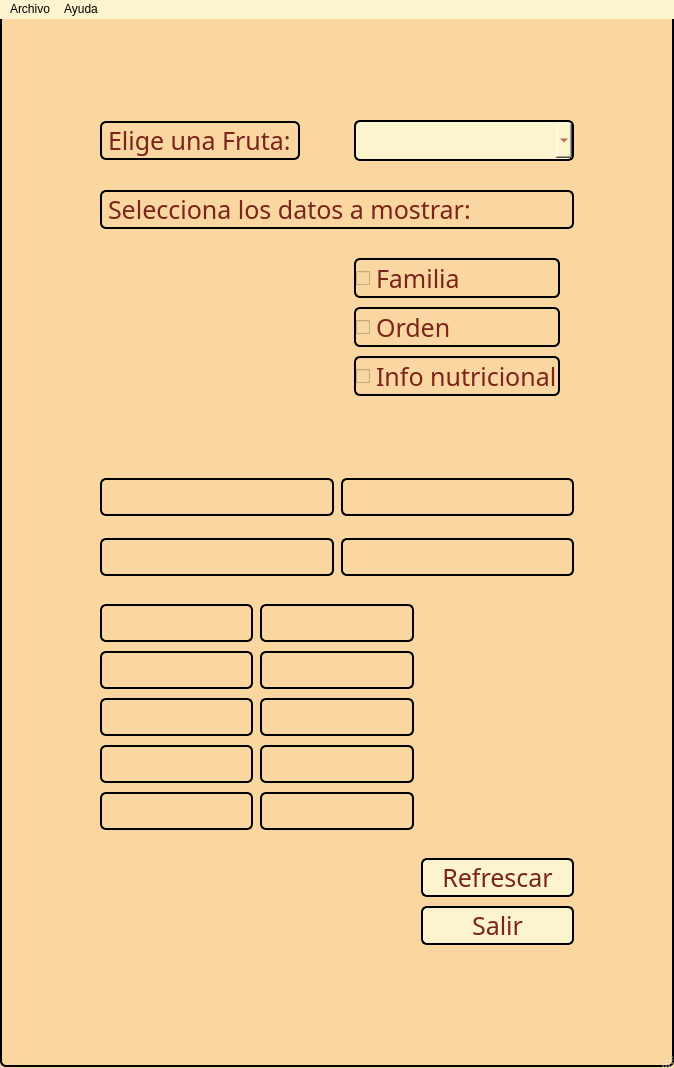
<?xml version="1.0" encoding="UTF-8"?>
<ui version="4.0">
 <class>MainWindow</class>
 <widget class="QMainWindow" name="MainWindow">
  <property name="windowModality">
   <enum>Qt::NonModal</enum>
  </property>
  <property name="geometry">
   <rect>
    <x>0</x>
    <y>0</y>
    <width>603</width>
    <height>1047</height>
   </rect>
  </property>
  <property name="sizePolicy">
   <sizepolicy hsizetype="Expanding" vsizetype="Expanding">
    <horstretch>0</horstretch>
    <verstretch>0</verstretch>
   </sizepolicy>
  </property>
  <property name="palette">
   <palette>
    <active>
     <colorrole role="WindowText">
      <brush brushstyle="SolidPattern">
       <color alpha="255">
        <red>123</red>
        <green>36</green>
        <blue>28</blue>
       </color>
      </brush>
     </colorrole>
     <colorrole role="Button">
      <brush brushstyle="SolidPattern">
       <color alpha="255">
        <red>250</red>
        <green>215</green>
        <blue>160</blue>
       </color>
      </brush>
     </colorrole>
     <colorrole role="Text">
      <brush brushstyle="SolidPattern">
       <color alpha="255">
        <red>123</red>
        <green>36</green>
        <blue>28</blue>
       </color>
      </brush>
     </colorrole>
     <colorrole role="ButtonText">
      <brush brushstyle="SolidPattern">
       <color alpha="255">
        <red>123</red>
        <green>36</green>
        <blue>28</blue>
       </color>
      </brush>
     </colorrole>
     <colorrole role="Base">
      <brush brushstyle="SolidPattern">
       <color alpha="255">
        <red>250</red>
        <green>215</green>
        <blue>160</blue>
       </color>
      </brush>
     </colorrole>
     <colorrole role="Window">
      <brush brushstyle="SolidPattern">
       <color alpha="255">
        <red>250</red>
        <green>215</green>
        <blue>160</blue>
       </color>
      </brush>
     </colorrole>
     <colorrole role="AlternateBase">
      <brush brushstyle="SolidPattern">
       <color alpha="255">
        <red>255</red>
        <green>219</green>
        <blue>174</blue>
       </color>
      </brush>
     </colorrole>
    </active>
    <inactive>
     <colorrole role="WindowText">
      <brush brushstyle="SolidPattern">
       <color alpha="255">
        <red>123</red>
        <green>36</green>
        <blue>28</blue>
       </color>
      </brush>
     </colorrole>
     <colorrole role="Button">
      <brush brushstyle="SolidPattern">
       <color alpha="255">
        <red>250</red>
        <green>215</green>
        <blue>160</blue>
       </color>
      </brush>
     </colorrole>
     <colorrole role="Text">
      <brush brushstyle="SolidPattern">
       <color alpha="255">
        <red>123</red>
        <green>36</green>
        <blue>28</blue>
       </color>
      </brush>
     </colorrole>
     <colorrole role="ButtonText">
      <brush brushstyle="SolidPattern">
       <color alpha="255">
        <red>123</red>
        <green>36</green>
        <blue>28</blue>
       </color>
      </brush>
     </colorrole>
     <colorrole role="Base">
      <brush brushstyle="SolidPattern">
       <color alpha="255">
        <red>250</red>
        <green>215</green>
        <blue>160</blue>
       </color>
      </brush>
     </colorrole>
     <colorrole role="Window">
      <brush brushstyle="SolidPattern">
       <color alpha="255">
        <red>250</red>
        <green>215</green>
        <blue>160</blue>
       </color>
      </brush>
     </colorrole>
     <colorrole role="AlternateBase">
      <brush brushstyle="SolidPattern">
       <color alpha="255">
        <red>255</red>
        <green>219</green>
        <blue>174</blue>
       </color>
      </brush>
     </colorrole>
    </inactive>
    <disabled>
     <colorrole role="WindowText">
      <brush brushstyle="SolidPattern">
       <color alpha="255">
        <red>123</red>
        <green>36</green>
        <blue>28</blue>
       </color>
      </brush>
     </colorrole>
     <colorrole role="Button">
      <brush brushstyle="SolidPattern">
       <color alpha="255">
        <red>250</red>
        <green>215</green>
        <blue>160</blue>
       </color>
      </brush>
     </colorrole>
     <colorrole role="Text">
      <brush brushstyle="SolidPattern">
       <color alpha="255">
        <red>123</red>
        <green>36</green>
        <blue>28</blue>
       </color>
      </brush>
     </colorrole>
     <colorrole role="ButtonText">
      <brush brushstyle="SolidPattern">
       <color alpha="255">
        <red>123</red>
        <green>36</green>
        <blue>28</blue>
       </color>
      </brush>
     </colorrole>
     <colorrole role="Base">
      <brush brushstyle="SolidPattern">
       <color alpha="255">
        <red>250</red>
        <green>215</green>
        <blue>160</blue>
       </color>
      </brush>
     </colorrole>
     <colorrole role="Window">
      <brush brushstyle="SolidPattern">
       <color alpha="255">
        <red>250</red>
        <green>215</green>
        <blue>160</blue>
       </color>
      </brush>
     </colorrole>
     <colorrole role="AlternateBase">
      <brush brushstyle="SolidPattern">
       <color alpha="255">
        <red>255</red>
        <green>219</green>
        <blue>174</blue>
       </color>
      </brush>
     </colorrole>
    </disabled>
   </palette>
  </property>
  <property name="windowTitle">
   <string>MainWindow</string>
  </property>
  <property name="windowOpacity">
   <double>100.000000000000000</double>
  </property>
  <property name="layoutDirection">
   <enum>Qt::LeftToRight</enum>
  </property>
  <property name="autoFillBackground">
   <bool>false</bool>
  </property>
  <property name="styleSheet">
   <string notr="true">QLabel, QCheckBox, QComboBox, QPushButton, QMainWindow {
	font-family: solid San-Serif;
	font-size:25px;
	color: #7B241C;
	background: #FAD7A0;
	margin: 1 px;
	border: 2px solid black;
	border-radius: 6px;
}

QLabel#familiaValue, #ordenValue, #hidratosValue, #azucaresValue, #proteinasValue,
#grasasValue, #caloriasValue {
	font-style: italic;
}

QComboBox, QPushButton, QMenuBar  {
    background: #FCF3CF;
}

QCheckBox:hover:checked {
	color: #8E44AD;
}</string>
  </property>
  <widget class="QWidget" name="centralwidget">
   <property name="sizePolicy">
    <sizepolicy hsizetype="Expanding" vsizetype="Minimum">
     <horstretch>0</horstretch>
     <verstretch>0</verstretch>
    </sizepolicy>
   </property>
   <property name="mouseTracking">
    <bool>false</bool>
   </property>
   <property name="layoutDirection">
    <enum>Qt::LeftToRight</enum>
   </property>
   <layout class="QHBoxLayout" name="horizontalLayout" stretch="0">
    <property name="spacing">
     <number>8</number>
    </property>
    <property name="sizeConstraint">
     <enum>QLayout::SetFixedSize</enum>
    </property>
    <property name="leftMargin">
     <number>100</number>
    </property>
    <property name="topMargin">
     <number>100</number>
    </property>
    <property name="rightMargin">
     <number>100</number>
    </property>
    <property name="bottomMargin">
     <number>100</number>
    </property>
    <item>
     <layout class="QVBoxLayout" name="verticalLayout" stretch="0,0,0,0,0,0,0,0">
      <property name="spacing">
       <number>7</number>
      </property>
      <property name="sizeConstraint">
       <enum>QLayout::SetDefaultConstraint</enum>
      </property>
      <item>
       <layout class="QGridLayout" name="gridLayout_3">
        <property name="sizeConstraint">
         <enum>QLayout::SetFixedSize</enum>
        </property>
        <item row="5" column="2">
         <widget class="QCheckBox" name="familia">
          <property name="sizePolicy">
           <sizepolicy hsizetype="Minimum" vsizetype="Fixed">
            <horstretch>0</horstretch>
            <verstretch>0</verstretch>
           </sizepolicy>
          </property>
          <property name="text">
           <string>Familia</string>
          </property>
         </widget>
        </item>
        <item row="0" column="2" colspan="3">
         <widget class="QComboBox" name="listaFrutas">
          <property name="sizePolicy">
           <sizepolicy hsizetype="Minimum" vsizetype="Fixed">
            <horstretch>0</horstretch>
            <verstretch>0</verstretch>
           </sizepolicy>
          </property>
         </widget>
        </item>
        <item row="0" column="0">
         <widget class="QLabel" name="eleccionFruta">
          <property name="sizePolicy">
           <sizepolicy hsizetype="Minimum" vsizetype="Fixed">
            <horstretch>0</horstretch>
            <verstretch>0</verstretch>
           </sizepolicy>
          </property>
          <property name="text">
           <string>Elige una Fruta:</string>
          </property>
         </widget>
        </item>
        <item row="0" column="1">
         <spacer name="horizontalSpacer_3">
          <property name="orientation">
           <enum>Qt::Horizontal</enum>
          </property>
          <property name="sizeHint" stdset="0">
           <size>
            <width>40</width>
            <height>20</height>
           </size>
          </property>
         </spacer>
        </item>
        <item row="2" column="0">
         <spacer name="horizontalSpacer">
          <property name="orientation">
           <enum>Qt::Horizontal</enum>
          </property>
          <property name="sizeHint" stdset="0">
           <size>
            <width>40</width>
            <height>20</height>
           </size>
          </property>
         </spacer>
        </item>
        <item row="4" column="0">
         <spacer name="horizontalSpacer_2">
          <property name="orientation">
           <enum>Qt::Horizontal</enum>
          </property>
          <property name="sizeHint" stdset="0">
           <size>
            <width>40</width>
            <height>20</height>
           </size>
          </property>
         </spacer>
        </item>
        <item row="7" column="2">
         <widget class="QCheckBox" name="infoNutricional">
          <property name="text">
           <string>Info nutricional</string>
          </property>
         </widget>
        </item>
        <item row="6" column="2">
         <widget class="QCheckBox" name="orden">
          <property name="text">
           <string>Orden</string>
          </property>
         </widget>
        </item>
        <item row="3" column="0" colspan="5">
         <widget class="QLabel" name="eleccionCheckBox">
          <property name="sizePolicy">
           <sizepolicy hsizetype="Minimum" vsizetype="Fixed">
            <horstretch>0</horstretch>
            <verstretch>0</verstretch>
           </sizepolicy>
          </property>
          <property name="text">
           <string>Selecciona los datos a mostrar:</string>
          </property>
         </widget>
        </item>
       </layout>
      </item>
      <item>
       <spacer name="verticalSpacer_3">
        <property name="orientation">
         <enum>Qt::Vertical</enum>
        </property>
        <property name="sizeHint" stdset="0">
         <size>
          <width>17</width>
          <height>13</height>
         </size>
        </property>
       </spacer>
      </item>
      <item>
       <spacer name="horizontalSpacer_4">
        <property name="orientation">
         <enum>Qt::Horizontal</enum>
        </property>
        <property name="sizeHint" stdset="0">
         <size>
          <width>40</width>
          <height>20</height>
         </size>
        </property>
       </spacer>
      </item>
      <item>
       <spacer name="verticalSpacer_6">
        <property name="orientation">
         <enum>Qt::Vertical</enum>
        </property>
        <property name="sizeHint" stdset="0">
         <size>
          <width>20</width>
          <height>40</height>
         </size>
        </property>
       </spacer>
      </item>
      <item>
       <layout class="QGridLayout" name="layoutFamily">
        <property name="sizeConstraint">
         <enum>QLayout::SetFixedSize</enum>
        </property>
        <item row="0" column="0">
         <widget class="QLabel" name="familiaLabel">
          <property name="sizePolicy">
           <sizepolicy hsizetype="Minimum" vsizetype="Fixed">
            <horstretch>0</horstretch>
            <verstretch>0</verstretch>
           </sizepolicy>
          </property>
          <property name="text">
           <string/>
          </property>
         </widget>
        </item>
        <item row="0" column="1">
         <widget class="QLabel" name="familiaValue">
          <property name="sizePolicy">
           <sizepolicy hsizetype="Minimum" vsizetype="Fixed">
            <horstretch>0</horstretch>
            <verstretch>0</verstretch>
           </sizepolicy>
          </property>
          <property name="text">
           <string/>
          </property>
         </widget>
        </item>
       </layout>
      </item>
      <item>
       <spacer name="verticalSpacer">
        <property name="orientation">
         <enum>Qt::Vertical</enum>
        </property>
        <property name="sizeHint" stdset="0">
         <size>
          <width>17</width>
          <height>13</height>
         </size>
        </property>
       </spacer>
      </item>
      <item>
       <layout class="QGridLayout" name="layoutOrder">
        <property name="sizeConstraint">
         <enum>QLayout::SetFixedSize</enum>
        </property>
        <item row="0" column="0">
         <widget class="QLabel" name="ordenLabel">
          <property name="sizePolicy">
           <sizepolicy hsizetype="Minimum" vsizetype="Fixed">
            <horstretch>0</horstretch>
            <verstretch>0</verstretch>
           </sizepolicy>
          </property>
          <property name="text">
           <string/>
          </property>
         </widget>
        </item>
        <item row="0" column="1">
         <widget class="QLabel" name="ordenValue">
          <property name="sizePolicy">
           <sizepolicy hsizetype="Minimum" vsizetype="Fixed">
            <horstretch>0</horstretch>
            <verstretch>0</verstretch>
           </sizepolicy>
          </property>
          <property name="text">
           <string/>
          </property>
         </widget>
        </item>
       </layout>
      </item>
      <item>
       <layout class="QGridLayout" name="layoutNutritions">
        <property name="sizeConstraint">
         <enum>QLayout::SetFixedSize</enum>
        </property>
        <item row="7" column="2">
         <widget class="QPushButton" name="refrescarButton">
          <property name="text">
           <string>Refrescar</string>
          </property>
         </widget>
        </item>
        <item row="2" column="1">
         <widget class="QLabel" name="azucaresValue">
          <property name="sizePolicy">
           <sizepolicy hsizetype="Minimum" vsizetype="Fixed">
            <horstretch>0</horstretch>
            <verstretch>0</verstretch>
           </sizepolicy>
          </property>
          <property name="text">
           <string/>
          </property>
         </widget>
        </item>
        <item row="3" column="1">
         <widget class="QLabel" name="proteinasValue">
          <property name="sizePolicy">
           <sizepolicy hsizetype="Minimum" vsizetype="Fixed">
            <horstretch>0</horstretch>
            <verstretch>0</verstretch>
           </sizepolicy>
          </property>
          <property name="text">
           <string/>
          </property>
         </widget>
        </item>
        <item row="1" column="0">
         <widget class="QLabel" name="hidratoLabel">
          <property name="sizePolicy">
           <sizepolicy hsizetype="Minimum" vsizetype="Fixed">
            <horstretch>0</horstretch>
            <verstretch>0</verstretch>
           </sizepolicy>
          </property>
          <property name="text">
           <string/>
          </property>
         </widget>
        </item>
        <item row="5" column="0">
         <widget class="QLabel" name="caloriasLabel">
          <property name="sizePolicy">
           <sizepolicy hsizetype="Minimum" vsizetype="Fixed">
            <horstretch>0</horstretch>
            <verstretch>0</verstretch>
           </sizepolicy>
          </property>
          <property name="text">
           <string/>
          </property>
         </widget>
        </item>
        <item row="2" column="0">
         <widget class="QLabel" name="azucaresLabel">
          <property name="sizePolicy">
           <sizepolicy hsizetype="Minimum" vsizetype="Fixed">
            <horstretch>0</horstretch>
            <verstretch>0</verstretch>
           </sizepolicy>
          </property>
          <property name="text">
           <string/>
          </property>
         </widget>
        </item>
        <item row="4" column="0">
         <widget class="QLabel" name="grasasLabel">
          <property name="sizePolicy">
           <sizepolicy hsizetype="Minimum" vsizetype="Fixed">
            <horstretch>0</horstretch>
            <verstretch>0</verstretch>
           </sizepolicy>
          </property>
          <property name="text">
           <string/>
          </property>
         </widget>
        </item>
        <item row="9" column="2">
         <widget class="QPushButton" name="salirButton">
          <property name="text">
           <string>Salir</string>
          </property>
         </widget>
        </item>
        <item row="6" column="2">
         <spacer name="verticalSpacer_4">
          <property name="orientation">
           <enum>Qt::Vertical</enum>
          </property>
          <property name="sizeHint" stdset="0">
           <size>
            <width>79</width>
            <height>19</height>
           </size>
          </property>
         </spacer>
        </item>
        <item row="3" column="0">
         <widget class="QLabel" name="proteinasLabel">
          <property name="sizePolicy">
           <sizepolicy hsizetype="Minimum" vsizetype="Fixed">
            <horstretch>0</horstretch>
            <verstretch>0</verstretch>
           </sizepolicy>
          </property>
          <property name="text">
           <string/>
          </property>
         </widget>
        </item>
        <item row="5" column="1">
         <widget class="QLabel" name="caloriasValue">
          <property name="sizePolicy">
           <sizepolicy hsizetype="Minimum" vsizetype="Fixed">
            <horstretch>0</horstretch>
            <verstretch>0</verstretch>
           </sizepolicy>
          </property>
          <property name="text">
           <string/>
          </property>
         </widget>
        </item>
        <item row="0" column="0">
         <spacer name="verticalSpacer_2">
          <property name="orientation">
           <enum>Qt::Vertical</enum>
          </property>
          <property name="sizeHint" stdset="0">
           <size>
            <width>79</width>
            <height>19</height>
           </size>
          </property>
         </spacer>
        </item>
        <item row="4" column="1">
         <widget class="QLabel" name="grasasValue">
          <property name="sizePolicy">
           <sizepolicy hsizetype="Minimum" vsizetype="Fixed">
            <horstretch>0</horstretch>
            <verstretch>0</verstretch>
           </sizepolicy>
          </property>
          <property name="text">
           <string/>
          </property>
         </widget>
        </item>
        <item row="1" column="1">
         <widget class="QLabel" name="hidratosValue">
          <property name="sizePolicy">
           <sizepolicy hsizetype="Minimum" vsizetype="Fixed">
            <horstretch>0</horstretch>
            <verstretch>0</verstretch>
           </sizepolicy>
          </property>
          <property name="text">
           <string/>
          </property>
         </widget>
        </item>
       </layout>
      </item>
     </layout>
    </item>
   </layout>
  </widget>
  <widget class="QMenuBar" name="menubar">
   <property name="geometry">
    <rect>
     <x>0</x>
     <y>0</y>
     <width>603</width>
     <height>21</height>
    </rect>
   </property>
   <widget class="QMenu" name="menuAcerca_de">
    <property name="title">
     <string>Ayuda</string>
    </property>
    <widget class="QMenu" name="menuAcerca_de_2">
     <property name="title">
      <string>Acerca de.. </string>
     </property>
     <addaction name="actionTabla"/>
     <addaction name="actionAutor"/>
    </widget>
    <addaction name="menuAcerca_de_2"/>
   </widget>
   <widget class="QMenu" name="menuAyuda">
    <property name="title">
     <string>Archivo</string>
    </property>
    <addaction name="actionGuardarComoPDF"/>
    <addaction name="separator"/>
    <addaction name="actionSalir"/>
   </widget>
   <addaction name="menuAyuda"/>
   <addaction name="menuAcerca_de"/>
  </widget>
  <widget class="QStatusBar" name="statusbar"/>
  <action name="actionTabla">
   <property name="text">
    <string>Tabla</string>
   </property>
  </action>
  <action name="actionAutor">
   <property name="text">
    <string>Autor</string>
   </property>
  </action>
  <action name="actionSalir">
   <property name="text">
    <string>Salir</string>
   </property>
  </action>
  <action name="actionGuardarComoPDF">
   <property name="text">
    <string>Guardar como PDF</string>
   </property>
  </action>
 </widget>
 <tabstops>
  <tabstop>listaFrutas</tabstop>
  <tabstop>familia</tabstop>
  <tabstop>orden</tabstop>
  <tabstop>infoNutricional</tabstop>
 </tabstops>
 <resources/>
 <connections>
  <connection>
   <sender>salirButton</sender>
   <signal>clicked()</signal>
   <receiver>MainWindow</receiver>
   <slot>close()</slot>
   <hints>
    <hint type="sourcelabel">
     <x>278</x>
     <y>607</y>
    </hint>
    <hint type="destinationlabel">
     <x>343</x>
     <y>347</y>
    </hint>
   </hints>
  </connection>
 </connections>
</ui>
